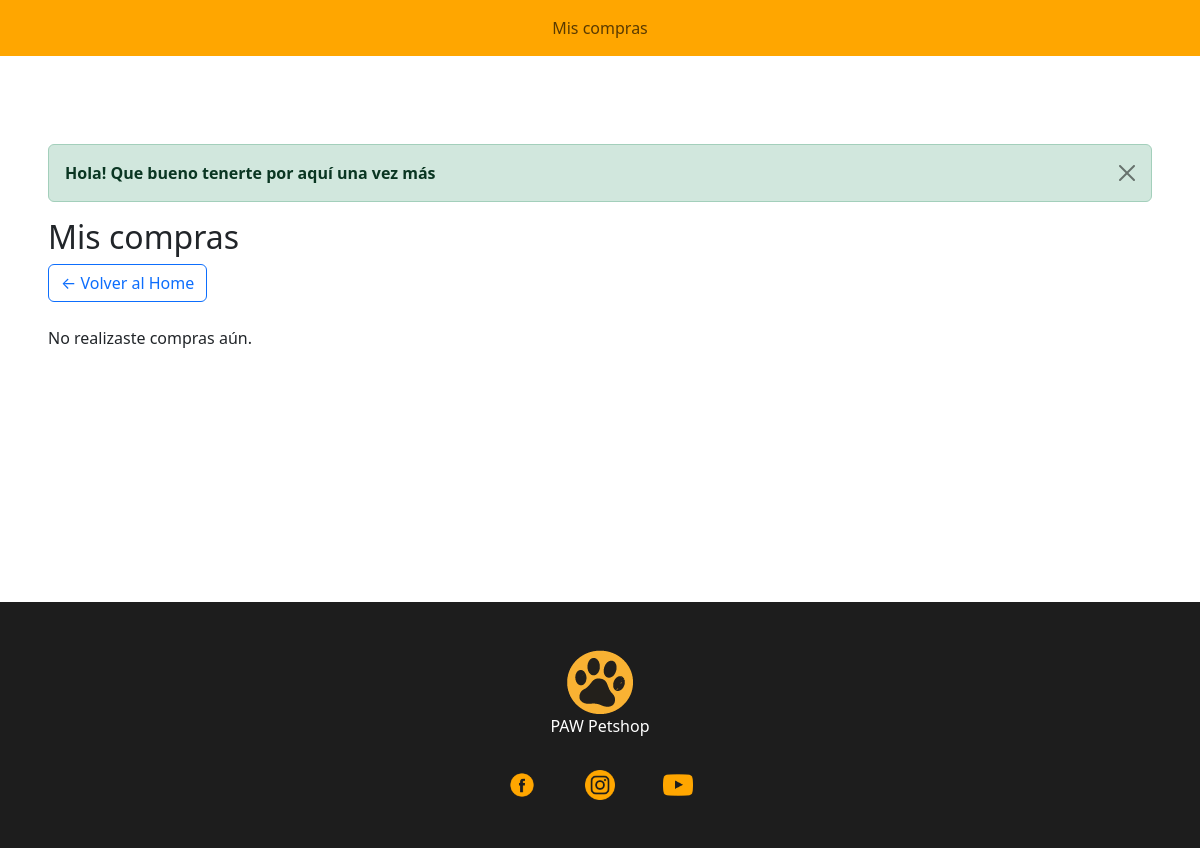
Page /sitio/admin/index.php?seccion=panel-usuario (signed in) on the earlier database version.
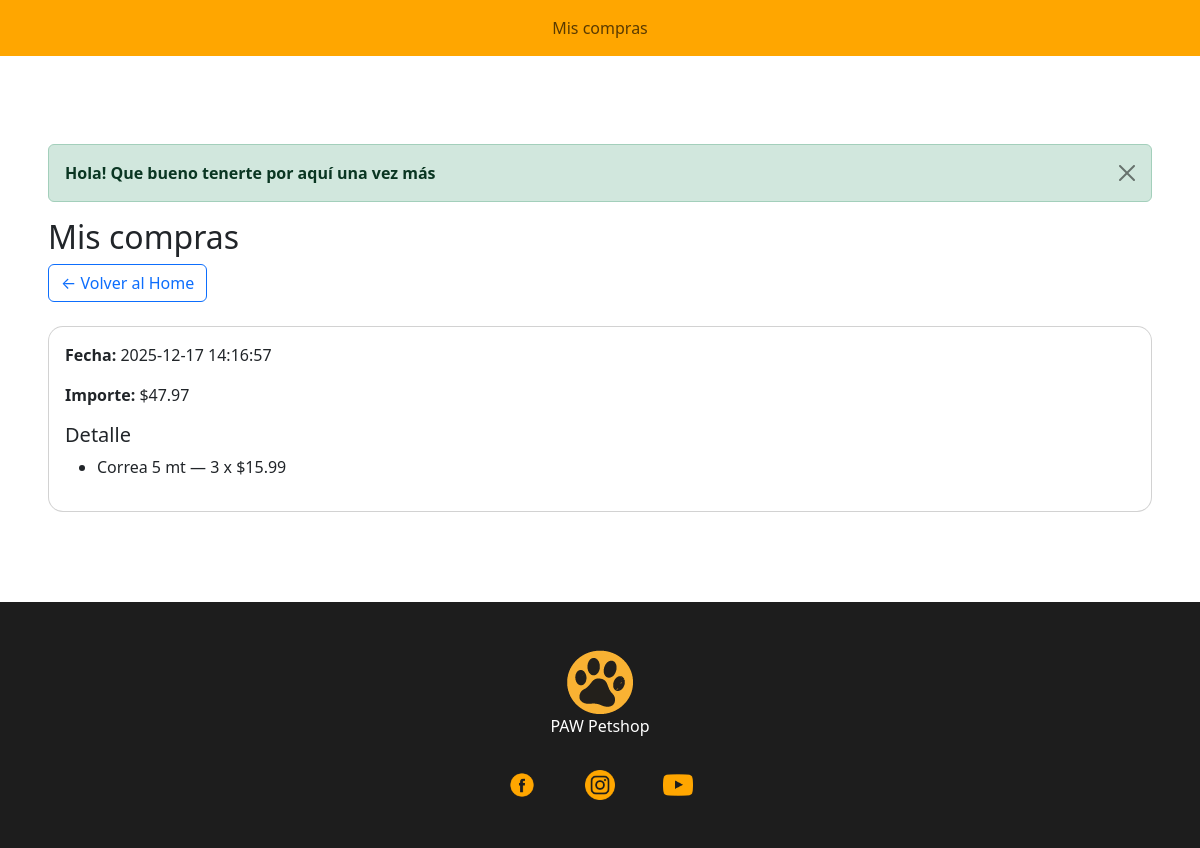
Same page on the later database version.
### tables this page shows
CREATE TABLE `compras` (
  `id` int(10) UNSIGNED NOT NULL,
  `id_usuario` int(10) UNSIGNED NOT NULL,
  `fecha` datetime NOT NULL,
  `importe` decimal(12,2) NOT NULL
);

CREATE TABLE `item_x_compra` (
  `id` int(10) UNSIGNED NOT NULL,
  `compra_id` int(10) UNSIGNED NOT NULL,
  `producto_id` int(10) UNSIGNED NOT NULL,
  `cantidad` int(10) UNSIGNED NOT NULL
);

CREATE TABLE `producto` (
  `producto_id` int(10) UNSIGNED NOT NULL,
  `nombre` varchar(150) NOT NULL,
  `categoria_id` tinyint(3) UNSIGNED NOT NULL,
  `descripcion` text DEFAULT NULL,
  `precio` decimal(6,2) UNSIGNED NOT NULL,
  `disponibilidad` tinyint(1) DEFAULT 1,
  `imagen` varchar(200) NOT NULL,
  `cuerpo` text DEFAULT NULL,
  `usuario_fk` int(10) UNSIGNED DEFAULT NULL
);

### sitio/clases/Autenticacion.php (called while the page is built, shortened)
<?php
class Autenticacion
{
  public static function check(): bool
  {
    return isset($_SESSION['loggedIn']);
  }
}

### sitio/clases/Compras.php (called while the page is built, shortened)
<?php
class Compras
{
  public static function getByUser(int $idUsuario): array
  {
    $conexion = (new Conexion)->obtenerConexion();
    $query = "
      SELECT *
      FROM compras
      WHERE id_usuario = :id_usuario
      ORDER BY fecha DESC
    ";
    $stmt = $conexion->prepare($query);
    $stmt->execute(["id_usuario" => $idUsuario]);
    return $stmt->fetchAll(PDO::FETCH_ASSOC);
  }
  public static function getDetalle(int $idCompra): array
  {
    $conexion = (new Conexion)->obtenerConexion();
    $query = "
      SELECT p.nombre, p.precio, ix.cantidad
      FROM item_x_compra ix
      INNER JOIN producto p ON p.producto_id = ix.producto_id
      WHERE ix.compra_id = :id_compra
    ";
    $stmt = $conexion->prepare($query);
    $stmt->execute(["id_compra" => $idCompra]);
    return $stmt->fetchAll(PDO::FETCH_ASSOC);
  }
}

### sitio/admin/views/panel-usuario.php (the view, shortened to what this page needs)
<?php
require_once __DIR__ . '/../../clases/Compras.php';
$userID = $_SESSION['loggedIn']['id'] ?? false;
$compras = Compras::getByUser($userID);
?>
<h2>Mis compras</h2>
<div class="mb-4">
  <a href="../index.php?seccion=home" class="btn btn-outline-primary">
    ← Volver al Home
  </a>
</div>
<?php if (empty($compras)): ?>
  <p>No realizaste compras aún.</p>
<?php else: ?>
  <?php foreach ($compras as $compra): ?>
    <div class="card mb-3">
      <div class="card-body">
        <p><strong>Fecha:</strong> <?= $compra['fecha'] ?></p>
        <p><strong>Importe:</strong> $<?= number_format($compra['importe'], 2) ?></p>
        <h5>Detalle</h5>
        <ul>
          <?php
          $detalle = Compras::getDetalle($compra['id']);
          foreach ($detalle as $item):
          ?>
            <li>
              <?= $item['nombre'] ?> —
              <?= $item['cantidad'] ?> x $<?= $item['precio'] ?>
            </li>
          <?php endforeach; ?>
        </ul>
      </div>
    </div>
  <?php endforeach; ?>
<?php endif; ?>

### sitio/admin/index.php (shortened to what this page needs)
<?php
require_once __DIR__ . '/../clases/Autenticacion.php';
$vista = $_GET['seccion'] ?? 'dashboard';
$mensajeFeedback = $_SESSION['mensajeFeedback'] ?? null;
$mensajeFeedbackTipo = $_SESSION['mensajeFeedbackTipo'] ?? 'warning';
?>
<!DOCTYPE html>
<html lang="es">
<head>
  <link href="https://cdn.jsdelivr.net/npm/bootstrap@5.3.3/dist/css/bootstrap.min.css" rel="stylesheet">
  <link rel="stylesheet" href="../css/home.css">
  <link rel="stylesheet" href="../css/admin.css">
</head>
<body class="mt-5 ">
  <header>
    <nav class="navbar navbar-expand-md fixed-top px-5">
      <?php if (Autenticacion::check()): ?>
        <?php $rol = $_SESSION['loggedIn']['rol']; ?>
        <ul class="navbar-nav mx-auto">
          <?php if ($rol === 'usuario'): ?>
            <li><a href="index.php?seccion=panel-usuario" class="nav-link">Mis compras</a></li>
          <?php endif; ?>
        </ul>
      <?php endif; ?>
  </header>
  <main class="mt-5 p-5">
    <?php
    if ($mensajeFeedback !== null):
    ?>
      <div class="alert alert-<?= $mensajeFeedbackTipo; ?> alert-dismissible fade show " role="alert">
        <strong><?= $mensajeFeedback; ?></strong>
        <button type="button" class="btn-close" data-bs-dismiss="alert" aria-label="Cerrar"></button>
      </div>
    <?php
    endif;
    ?>
    <?php
    require __DIR__ . '/views/' . $vista . '.php';
    ?>
  </main>
  <footer id="footer">
    <div class="infoFooter d-flex flex-column align-items-center p-5">
      <picture>
        <img src="../img/logo2.png" alt="logo">
      </picture>
      <p>PAW Petshop
      <p>
      <div class="iconos d-flex gap-5">
        <a href="#"><img src="../img/icons/facebook.png" alt="icono de facebook"></a>
        <a href="#"><img src="../img/icons/instagram.png" alt="icono de instagram"></a>
        <a href="#"><img src="../img/icons/youtube.png" alt="icono de youtube"></a>
      </div>
    </div>
  </footer>
</body>
</html>

### sitio/css/home.css (style rules this page uses)
:root { --color-primario: #ffa600; --color-secundario: #00ff00; }
nav { background-color: var(--color-primario); }
html, body { height: 100%; }
body { display: flex; flex-direction: column; min-height: 100vh; }
main { flex: 1; }
#footer { background-color: rgb(29, 29, 29); color: white; margin: 0; }
.iconos > a > img { width: 30px; }
header { width: 10px; }

### sitio/css/productos.css (style rules this page uses)
.card { transition: transform 0.2s, box-shadow 0.2s; border-radius: 15px; }

Differences in the rows shown:
added compras: fecha "2025-12-17 14:16:57", importe "47.97"
added item_x_compra: producto.nombre "Correa 5 mt", cantidad "3", producto.precio "15.99"
Other differences:
text no longer shown: "No realizaste compras aún."
